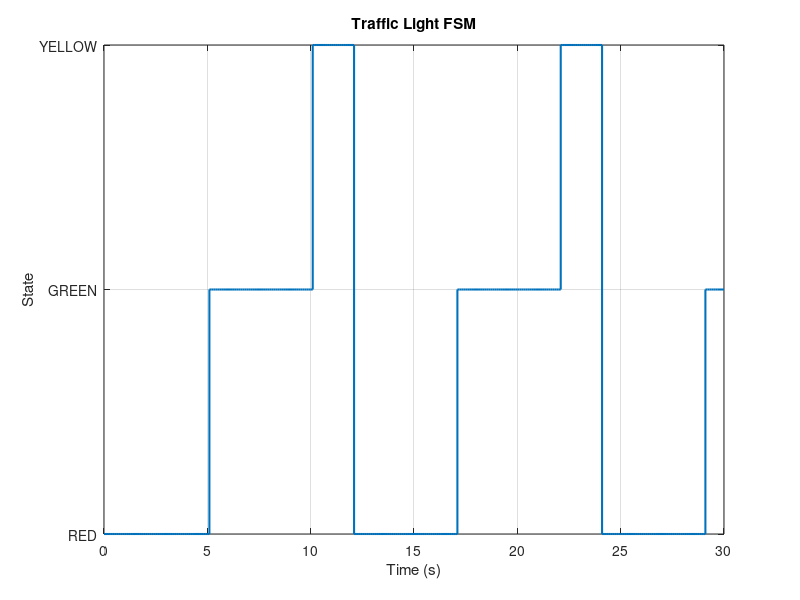

This chart was generated by the following MATLAB code:
clear; clc; close all;
%% 1) MP3 player FSM
state="STOP";
events=["PLAY","PAUSE","PLAY","NEXT","STOP"];
fprintf('MP3 FSM\n');
for ev=events
    old=state;
    switch state
        case "STOP"
            if ev=="PLAY", state="PLAY"; end
        case "PLAY"
            if ev=="PAUSE", state="PAUSE";
            elseif ev=="STOP", state="STOP";
            elseif ev=="NEXT", state="PLAY";
            end
        case "PAUSE"
            if ev=="PLAY", state="PLAY";
            elseif ev=="STOP", state="STOP";
            end
    end
    fprintf('%s --%s--> %s\n',old,ev,state);
end

%% 2) Traffic light FSM
Tend=30; dt=0.1; t=0:dt:Tend; lamp=zeros(size(t)); % 1 red, 2 green, 3 yellow
state="RED"; entered=0;
for k=1:numel(t)
    elapsed=t(k)-entered;
    switch state
        case "RED"
            lamp(k)=1;
            if elapsed>=5, state="GREEN"; entered=t(k); end
        case "GREEN"
            lamp(k)=2;
            if elapsed>=5, state="YELLOW"; entered=t(k); end
        case "YELLOW"
            lamp(k)=3;
            if elapsed>=2, state="RED"; entered=t(k); end
    end
end
stairs(t,lamp,'LineWidth',1.5); grid on; yticks([1 2 3]); yticklabels({'RED','GREEN','YELLOW'}); xlabel('Time (s)'); ylabel('State'); title('Traffic Light FSM');

%% 3) Turning signal FSM
commands=["LEFT","OFF","RIGHT","OFF","LEFT"];
state="OFF"; fprintf('\nTurning Signal FSM\n');
for cmd=commands
    if cmd=="LEFT", state="LEFT";
    elseif cmd=="RIGHT", state="RIGHT";
    else, state="OFF";
    end
    fprintf('command=%s -> state=%s\n',cmd,state);
end
